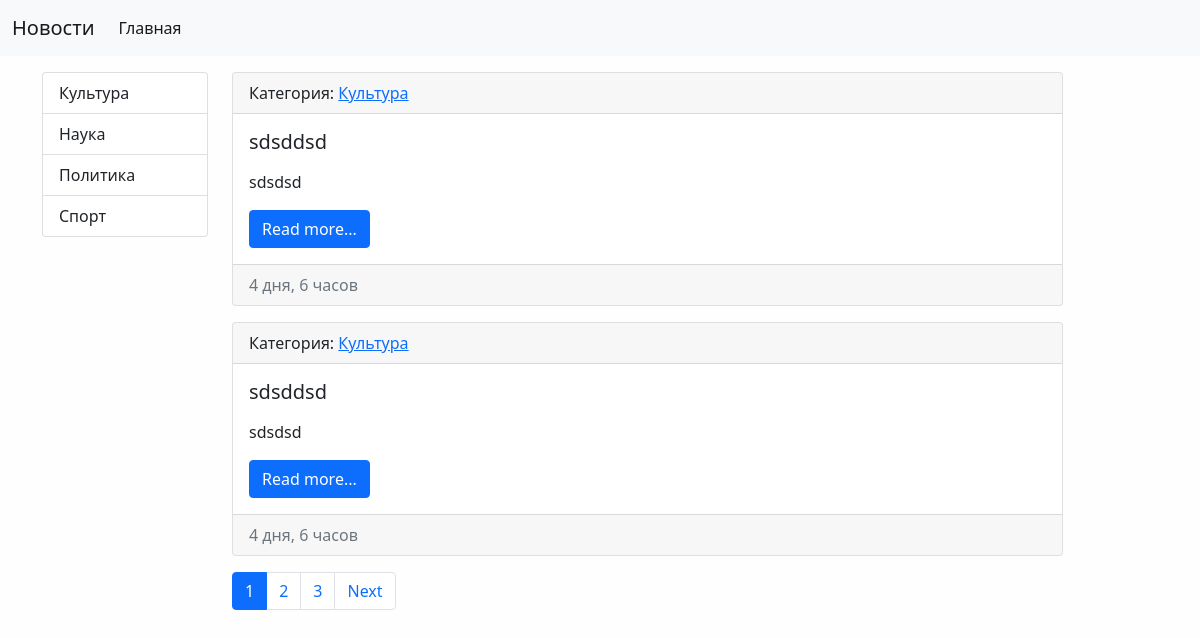
Before: / with the older database file.
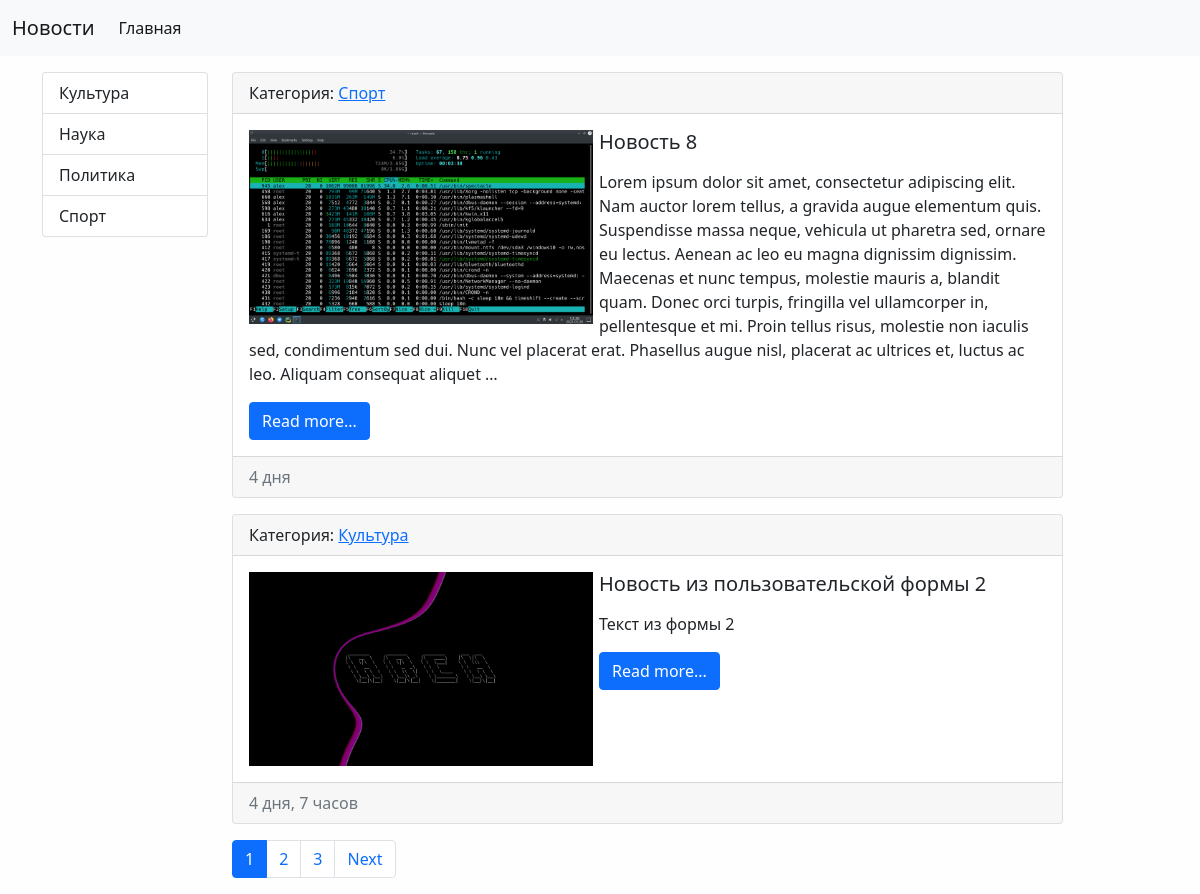
After: the same page with the newer database file.
### news/models.py (models this page shows, shortened)
class Category(models.Model):
    title = models.CharField(max_length=150, db_index=True, verbose_name='Наименование категорий')
    def get_absolute_url(self):
        return reverse('category', kwargs={"category_id": self.pk})
    def __str__(self):
        return self.title
    class Meta:
        verbose_name = 'Категория'  # название в единсвенном
        verbose_name_plural = 'Категории'  # название в множественном
        ordering = ['title']

class News(models.Model):
    title = models.CharField(max_length=150, verbose_name='Наименование')
    content = models.TextField(blank=True, verbose_name='Контент')  # blank=True - не обязательное к заполнению
    created_at = models.DateTimeField(auto_now_add=True, verbose_name='Дата публикации')
    update_at = models.DateTimeField(auto_now=True, verbose_name='Обновлено')
    photo = models.ImageField(upload_to='photos/%Y/%m/%d/', verbose_name='Фото', blank=True)
    is_published = models.BooleanField(default=True, verbose_name='Опубликовано')  # если не указать значение по умолчанию то будет None
    category = models.ForeignKey('Category', on_delete=models.PROTECT, null=True, verbose_name='Категория')
    class Meta:
        verbose_name = 'новость'  # название в единсвенном
        verbose_name_plural = 'новости'  # название в множественном
        ordering = ['-created_at']
    def get_absolute_url(self):
        return reverse('view_news', kwargs={"pk": self.pk})

### news/views.py (the view)
# urls.py: path('', HomeNews.as_view(), name='main'),
class HomeNews(ListView):   # замена def index
    model = News
    context_object_name = 'news'
    template_name = 'news/index.html'
    sekextra_context = {'title': 'Главная'}
    paginate_by = 2
    def get_context_data(self, *, object_list=None, **kwargs):
        context = super().get_context_data(**kwargs)
        context['title'] = 'Главная страница'
        return context
    def get_queryset(self):    # фильтр объектов
        return News.objects.filter(is_published=True).select_related('category')

### news/templatetags/news_tags.py (called while the page is built)
@register.simple_tag(name='get_list_categories')
def get_categories():
    return Category.objects.all()

@register.inclusion_tag('news/inc/sidebar_categories.html')
def show_categories():
    categories = Category.objects.all()
    return {"categories": categories}

### news/templates/news/index.html (shortened to what this page needs)
{% extends 'base.html' %}
{% block content%}
{% for item in news %}
<div class="card mb-3">
    <div class="card-header">
        Категория: <a href="{{ item.category.get_absolute_url }}">{{ item.category }}</a>
    </div>
    <div class="card-body">
        <div class="media">
            {% if item.photo %}
            <img src="{{ item.photo.url }}" align="left" style="padding-right: 6px;" width="350" class="mr-3">
            {% endif %}
            <div class="media-body">
                <h5 class="card-title">{{ item.title }}</h5>
                <p class="card-text">{{ item.content|linebreaks|truncatewords:80 }}</p>
                <a href="{{ item.get_absolute_url }}" class="btn btn-primary">Read more...</a>
            </div>
        </div>
    </div>
    <div class="card-footer text-muted">
        {{ item.created_at|timesince }}
    </div>
</div>
{% empty %}
<li>Oops..</li>
{% endfor %}
{% endblock %}

### templates/base.html (shortened to what this page needs)
<!doctype html>
{% load static %}
<html lang="en">
<head>
    <link href="{% static 'bootstrap/css/bootstrap.min.css' %}" rel="stylesheet">
    <link href="{% static 'css/style.css' %}" rel="stylesheet">
</head>
<body>
{% include 'inc/_nav.html' %}
<div class="container mt-3">
    <div class="row">
        <div class="col-md-2">
            {% include 'inc/_side.html' %}
        </div>
        <div class="col-md-9">
            {% block content %}CONTENT{% endblock %}
            {% if page_obj.has_other_pages %}
            <nav aria-label="...">
                <ul class="pagination">
                    {% for p in page_obj.paginator.page_range %}
                    {% if page_obj.number == p %}
                    <li class="page-item active" aria-current="page">
                        <a class="page-link" href="#">{{ p }}</a>
                    </li>
                    {% elif p > page_obj.number|add:-3 and p < page_obj.number|add:+3    %}
                    <li class="page-item">
                        <a class="page-link" href="?page={{ p }}">{{ p }}</a>
                    </li>
                    {% endif %}
                    {% endfor %}
                    {% if page_obj.has_next %}
                    <li class="page-item">
                        <a class="page-link" href="?page={{ page_obj.next_page_number }}">Next</a>
                    </li>
                    {% endif %}
                </ul>
            </nav>
            {% endif %}
        </div>
    </div>
</div>
</body>
</html>

### templates/inc/_nav.html (shortened to what this page needs)
<nav class="navbar navbar-expand-lg navbar-light bg-light">
    <div class="container-fluid">
        <a class="navbar-brand" href="{% url 'main' %}">Новости</a>
        <div class="collapse navbar-collapse" id="navbarSupportedContent">
            <ul class="navbar-nav me-auto">
                <li class="nav-item"><a class="nav-link active" aria-current="page" href="{% url 'main'%}">Главная</a></li>
            </ul>
        </div>
    </div>
</nav>

### templates/inc/_side.html
{% load news_tags %}
{% show_categories %}

### news/templates/news/inc/sidebar_categories.html
<div class="list-group">
    {% for item in categories %}
    <a href="{{ item.get_absolute_url }}" class="list-group-item list-group-item-action">{{ item.title }}</a>
    {% endfor %}
</div>

### my_site/static/css/style.css (style rules this page uses)
body { background-color: #fefefe; }

Changed rows visible on the page:
removed News: category "Культура", title "sdsddsd", content "sdsdsd", created_at "4 дня, 6 часов"
removed News: category "Культура", title "sdsddsd", content "sdsdsd", created_at "4 дня, 6 часов"
added News: category "Спорт", photo (picture), title "Новость 8", content "Lorem ipsum dolor sit amet, consectetur adipiscing elit. Nam auctor lorem tellus, a gravida augue elementum quis. Suspendisse massa neque, vehicula ut pharetra sed, ornare eu lectus. Aenean ac leo eu magna dignissim dignissim. Maecenas et nunc tempus, molestie mauris a, blandit quam. Donec orci turpis, fringilla vel ullamcorper in, pellentesque et mi. Proin tellus risus, molestie non iaculis sed, condimentum sed dui. Nunc vel placerat erat. Phasellus augue nisl, placerat ac ultrices et, luctus ac leo. Aliquam consequat aliquet …", created_at "4 дня"
now on this page (row edited): News: category "Культура", photo (picture), title "Новость из пользовательской формы 2", content "Текст из формы 2", created_at "4 дня, 7 часов"
